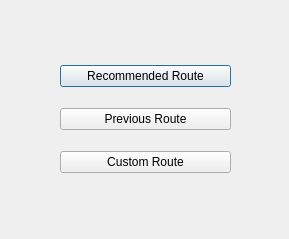
<?xml version="1.0" encoding="UTF-8"?>
<ui version="4.0">
 <class>ChooseDispatch</class>
 <widget class="QDialog" name="ChooseDispatch">
  <property name="geometry">
   <rect>
    <x>0</x>
    <y>0</y>
    <width>289</width>
    <height>239</height>
   </rect>
  </property>
  <property name="windowTitle">
   <string>Choose How to Dispatch Train</string>
  </property>
  <widget class="QLabel" name="label">
   <property name="geometry">
    <rect>
     <x>50</x>
     <y>50</y>
     <width>63</width>
     <height>20</height>
    </rect>
   </property>
   <property name="text">
    <string/>
   </property>
  </widget>
  <widget class="QWidget" name="layoutWidget">
   <property name="geometry">
    <rect>
     <x>60</x>
     <y>50</y>
     <width>171</width>
     <height>141</height>
    </rect>
   </property>
   <layout class="QVBoxLayout" name="verticalLayout">
    <item>
     <widget class="QPushButton" name="pushButton">
      <property name="text">
       <string>Recommended Route</string>
      </property>
     </widget>
    </item>
    <item>
     <widget class="QPushButton" name="pushButton_2">
      <property name="text">
       <string>Previous Route</string>
      </property>
     </widget>
    </item>
    <item>
     <widget class="QPushButton" name="pushButton_3">
      <property name="text">
       <string>Custom Route</string>
      </property>
     </widget>
    </item>
   </layout>
  </widget>
 </widget>
 <resources/>
 <connections/>
</ui>
